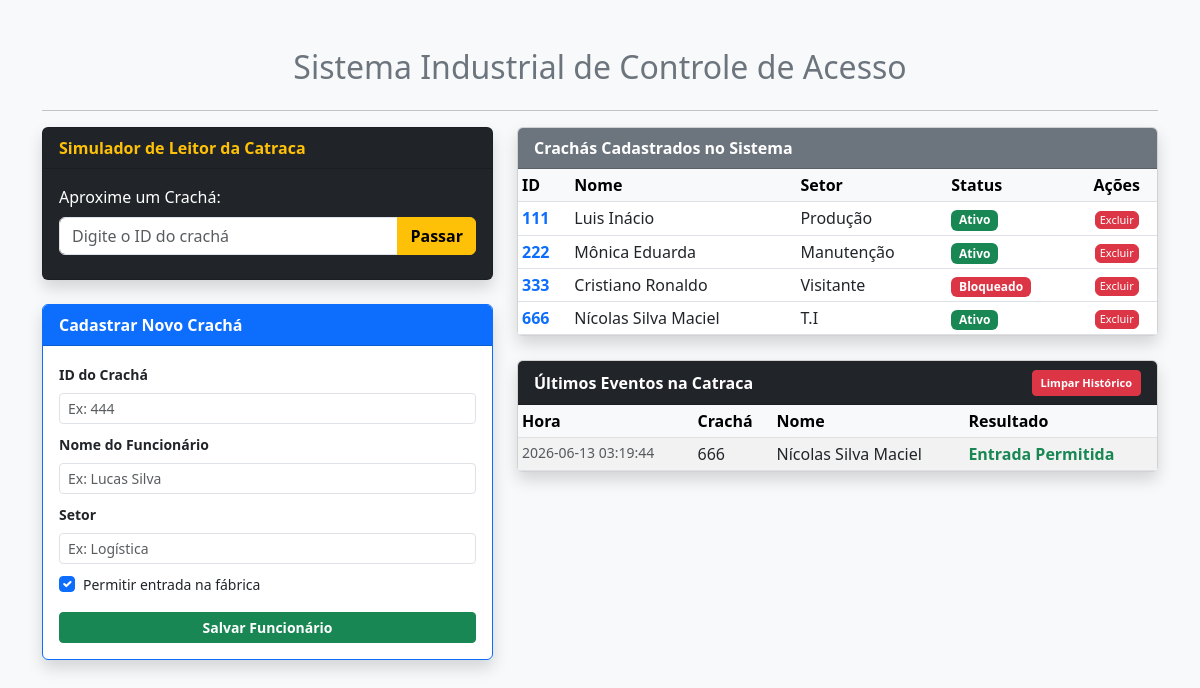
The page / on the database its author committed.
### tables this page shows
CREATE TABLE funcionarios (
            id_cracha TEXT PRIMARY KEY,
            nome TEXT NOT NULL,
            setor TEXT NOT NULL,
            acesso_liberado BOOLEAN NOT NULL
        );

CREATE TABLE historico (
            id INTEGER PRIMARY KEY AUTOINCREMENT,
            id_cracha TEXT,
            data_hora DATETIME DEFAULT CURRENT_TIMESTAMP,
            status TEXT NOT NULL,
            FOREIGN KEY(id_cracha) REFERENCES funcionarios(id_cracha)
        );

### app.py (the view)
@app.route('/')
def index():
    conexao = conectar_banco()
    cursor = conexao.cursor()
    cursor.execute('''
        SELECT h.data_hora, f.nome, h.id_cracha, h.status
        FROM historico h
        JOIN funcionarios f ON h.id_cracha = f.id_cracha
        ORDER BY h.data_hora DESC LIMIT 10
    ''')
    acessos = cursor.fetchall()
    cursor.execute('SELECT * FROM funcionarios')
    funcionarios = cursor.fetchall()
    conexao.close()
    return render_template('index.html', acessos=acessos, funcionarios=funcionarios)

### app.py (called while the page is built)
def conectar_banco():
    conexao = sqlite3.connect('automacao.db')
    conexao.row_factory = sqlite3.Row
    return conexao

### templates/index.html (shortened to what this page needs)
<!DOCTYPE html>
<html lang="pt-BR">
<head>
    <link href="https://cdn.jsdelivr.net/npm/bootstrap@5.3.0/dist/css/bootstrap.min.css" rel="stylesheet">
</head>
<body class="bg-light">
    <div class="container mt-5">
        <h2 class="mb-4 text-center text-secondary">Sistema Industrial de Controle de Acesso</h2>
        <hr>
        <div class="row">
            <div class="col-md-5">
                <div class="card mb-4 bg-dark text-white shadow">
                    <div class="card-header fw-bold text-warning">Simulador de Leitor da Catraca</div>
                    <div class="card-body">
                        <label class="form-label">Aproxime um Crachá:</label>
                        <div class="input-group mb-2">
                            <input type="text" id="idCracha" class="form-control" placeholder="Digite o ID do crachá">
                            <button class="btn btn-warning fw-bold" onclick="simularRFID()">Passar</button>
                        </div>
                    </div>
                </div>
                <div class="card mb-4 border-primary shadow">
                    <div class="card-header bg-primary text-white fw-bold">Cadastrar Novo Crachá</div>
                    <div class="card-body">
                        <form action="/cadastrar" method="POST">
                            <div class="mb-2">
                                <label class="form-label small fw-bold">ID do Crachá</label>
                                <input type="text" name="id_cracha" class="form-control form-control-sm" required placeholder="Ex: 444">
                            </div>
                            <div class="mb-2">
                                <label class="form-label small fw-bold">Nome do Funcionário</label>
                                <input type="text" name="nome" class="form-control form-control-sm" required placeholder="Ex: Lucas Silva">
                            </div>
                            <div class="mb-2">
                                <label class="form-label small fw-bold">Setor</label>
                                <input type="text" name="setor" class="form-control form-control-sm" required placeholder="Ex: Logística">
                            </div>
                            <div class="form-check mb-3">
                                <input class="form-check-input" type="checkbox" name="acesso_liberado" id="checkAcesso" checked>
                                <label class="form-check-label small" for="checkAcesso">Permitir entrada na fábrica</label>
                            </div>
                            <button type="submit" class="btn btn-success btn-sm w-100 fw-bold">Salvar Funcionário</button>
                        </form>
                    </div>
                </div>
            </div>
            <div class="col-md-7">
                <div class="card mb-4 shadow">
                    <div class="card-header bg-secondary text-white fw-bold">Crachás Cadastrados no Sistema</div>
                    <div class="card-body p-0">
                        <table class="table table-sm table-hover mb-0">
                            <thead class="table-light">
                                <tr>
                                    <th>ID</th>
                                    <th>Nome</th>
                                    <th>Setor</th>
                                    <th>Status</th>
                                    <th class="text-center">Ações</th>
                                </tr>
                            </thead>
                            <tbody>
                                {% for f in funcionarios %}
                                <tr>
                                    <td class="fw-bold text-primary">{{ f['id_cracha'] }}</td>
                                    <td>{{ f['nome'] }}</td>
                                    <td>{{ f['setor'] }}</td>
                                    <td>
                                        {% if f['acesso_liberado'] %}
                                        <span class="badge bg-success">Ativo</span>
                                        {% else %}
                                        <span class="badge bg-danger">Bloqueado</span>
                                        {% endif %}
                                    </td>
                                    <td class="text-center">
                                        <form action="/deletar_funcionario/{{ f['id_cracha'] }}" method="POST" onsubmit="return confirm('Apagar este funcionário e seu histórico?');" style="display:inline;">
                                            <button type="submit" class="btn btn-danger btn-xs py-0 px-1" style="font-size: 11px;">Excluir</button>
                                        </form>
                                    </td>
                                </tr>
                                {% endfor %}
                            </tbody>
                        </table>
                    </div>
                </div>
                <div class="card shadow">
                    <div class="card-header bg-dark text-white d-flex justify-content-between align-items-center fw-bold">
                        <span>Últimos Eventos na Catraca</span>
                        <form action="/limpar_historico" method="POST" onsubmit="return confirm('Limpar todo o histórico de acessos?');" class="mb-0">
                            <button type="submit" class="btn btn-danger btn-sm fw-bold" style="font-size: 11px;">Limpar Histórico</button>
                        </form>
                    </div>
                    <div class="card-body p-0">
                        <table class="table table-sm table-striped mb-0">
                            <thead class="table-light">
                                <tr>
                                    <th>Hora</th>
                                    <th>Crachá</th>
                                    <th>Nome</th>
                                    <th>Resultado</th>
                                </tr>
                            </thead>
                            <tbody>
                                {% for acesso in acessos %}
                                <tr>
                                    <td class="small text-muted">{{ acesso['data_hora'] }}</td>
                                    <td>{{ acesso['id_cracha'] }}</td>
                                    <td>{{ acesso['nome'] }}</td>
                                    <td class="{% if acesso['status'] == 'Entrada Permitida' %}text-success fw-bold{% else %}text-danger fw-bold{% endif %}">
                                        {{ acesso['status'] }}
                                    </td>
                                </tr>
                                {% endfor %}
                            </tbody>
                        </table>
                    </div>
                </div>
            </div>
        </div>
    </div>
</body>
</html>

### rows shown on the page
funcionarios: id_cracha "111", nome "Luis Inácio", setor "Produção", acesso_liberado "Ativo"
funcionarios: id_cracha "222", nome "Mônica Eduarda", setor "Manutenção", acesso_liberado "Ativo"
funcionarios: id_cracha "333", nome "Cristiano Ronaldo", setor "Visitante", acesso_liberado "Bloqueado"
funcionarios: id_cracha "666", nome "Nícolas Silva Maciel", setor "T.I", acesso_liberado "Ativo"
historico: data_hora "2026-06-13 03:19:44", id_cracha "666", nome "Nícolas Silva Maciel", status "Entrada Permitida"
